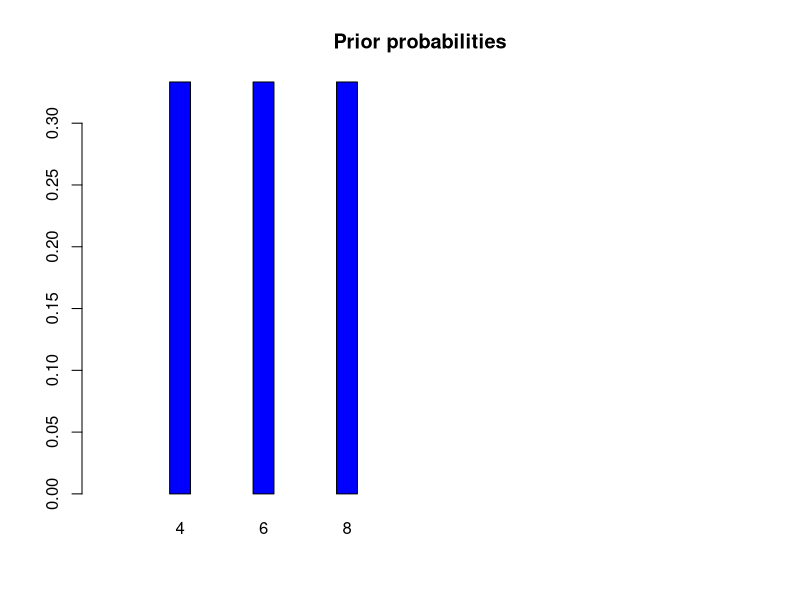
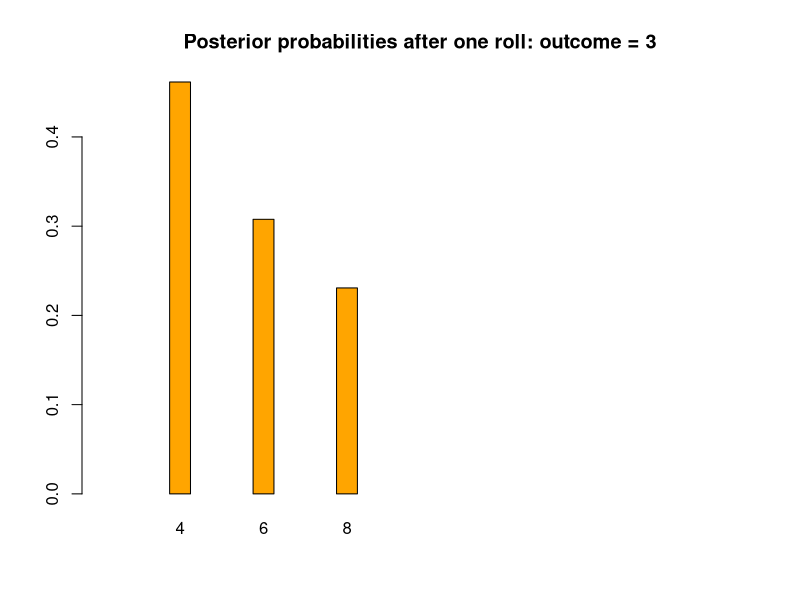
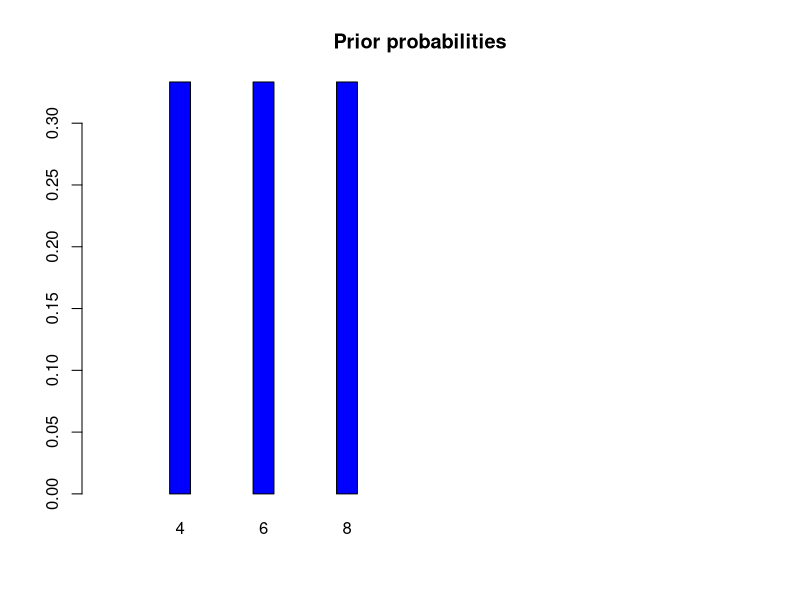
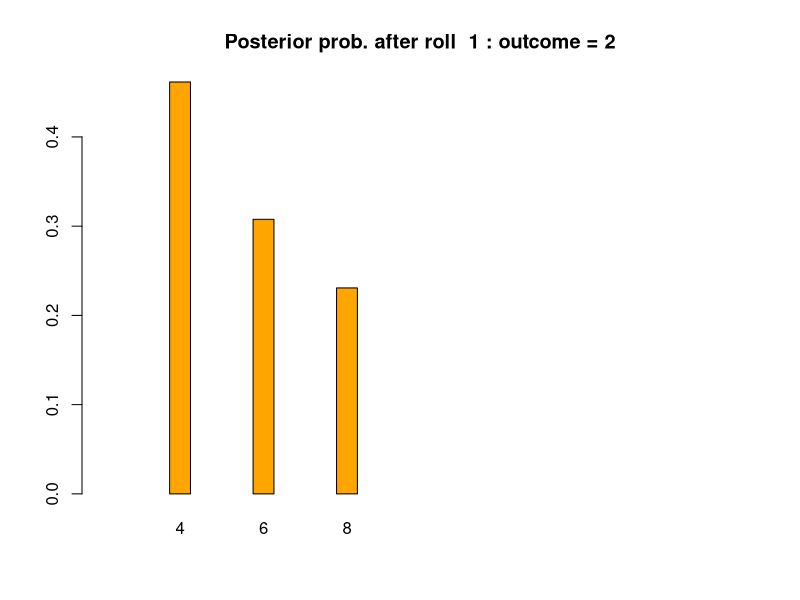
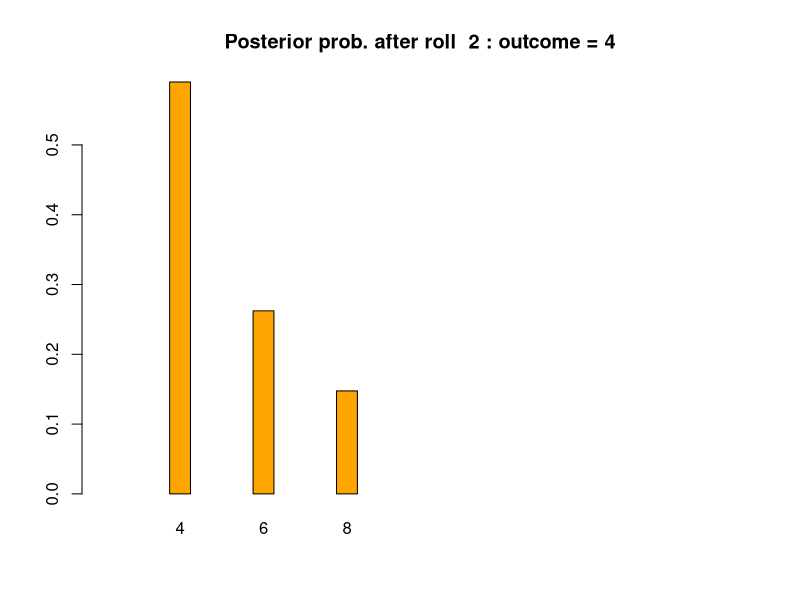
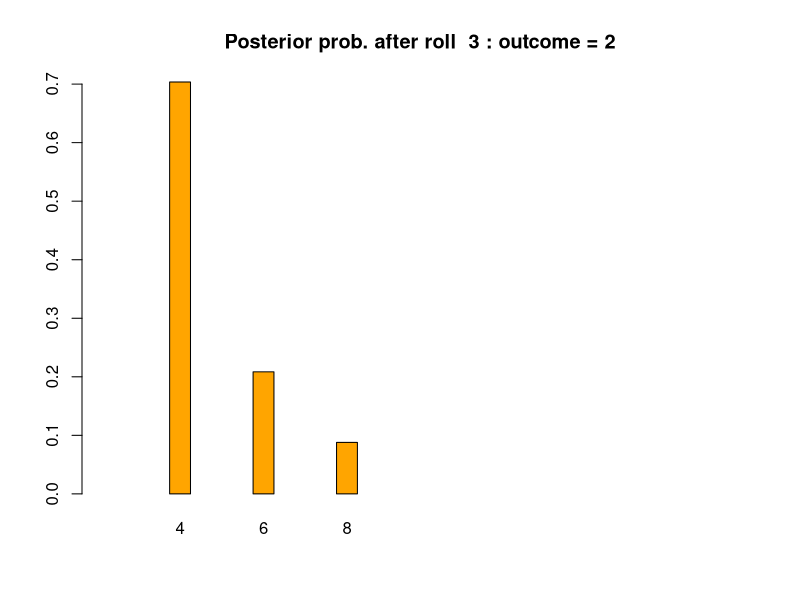
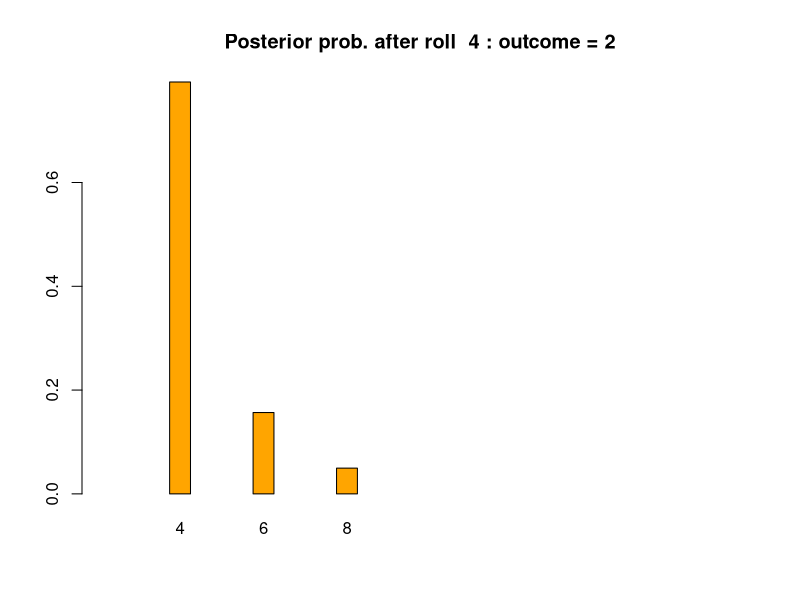
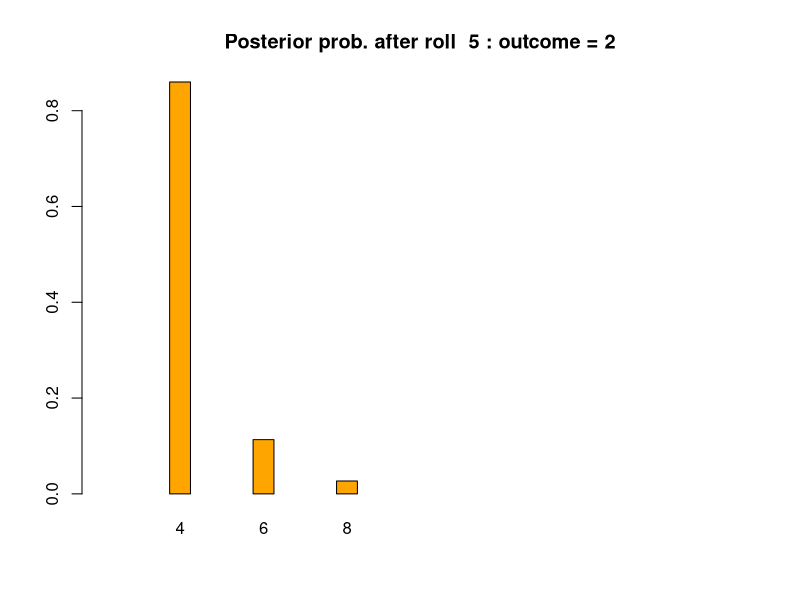

The R script that drew these images, in order:
#---------------------------------------------------------
# File:   mit18_05_s22_studio5-samplecode.r 
# Authors: Jeremy Orloff and Jennifer French
#
# MIT OpenCourseWare: https://ocw.mit.edu
# 18.05 Introduction to Probability and Statistics
# Spring 2022
# For information about citing these materials or our Terms of Use, visit:
# https://ocw.mit.edu/terms.
#
#---------------------------------------------------------
# Sample code for 18.05 Studio 2
#--------------------------------
# K-Sided Dice Example from Lecture 11

# Random process: choose among K-sided Dies at random and roll the die
# Conduct Bayesian analysis inferring the chosen die type using outcomes of sample rolls

# For this sample code we will assume there are 3 types of dice. In the studio we will allow 5 types of dice
DICE = c(4, 6, 8)
DICE_TYPES = c('D4', 'D6', 'D8')

#--------------------------------
# Example 1: Updating after one roll
#--------------------------------
cat('---------------------\n')
cat('Example 1\n')
# 4, 6 and 8 sided dice, equally likely to be chosen
prior = c(1/3, 1/3, 1/3)

# Build likelihood table: 3 dice x 8 possible outcomes
# First create the table with all 0's
likelihood_table = matrix(0, nrow=3, ncol=8)
# Name the rows and columns
rownames(likelihood_table) = DICE_TYPES
colnames(likelihood_table) = 1:8

# Make the probabilities (rows) for each die separately.
# (We could have done this in a loop)
# 4-sided die; outcomes 1-4 are set to 1/4;
# outcomes 5-8 are left at 0. The other dice are similar
likelihood_table[1,1:4] = 1/4
likelihood_table[2,1:6] = 1/6
likelihood_table[3,1:8] = 1/8

print(likelihood_table, digits=3)

# We can make a bar plot of the prior probabilities
title = "Prior probabilities"
barplot(prior, col='blue', width=rep(0.1, 5), xlim=c(0,3),space=3, names=DICE, main=title)

# Choose die according to prior distribution
random_die = sample(DICE, 1, prob=prior)
cat('random_die:', random_die, '\n')

# roll the die once
x = sample(1:random_die, size=1, replace=TRUE)
print(x)

# Choose the likelihood column for x
likelihood = likelihood_table[,x]
print(likelihood)

# Do an update
bayes_numerator = prior*likelihood
posterior = bayes_numerator/sum(bayes_numerator)

# Print a bar plot of the
title = paste("Posterior probabilities after one roll: outcome =", x)
barplot(posterior, col='orange', width=rep(0.1, 5), xlim=c(0,3), space=3, names=DICE, main=title)

#-------------------------------------
# Storing the entire table in a data frame
# This is not used in studio 5. We left it in 
# the sample code in case you're interested

# print(bayes_table) will give you a nice
# printout of our usual Bayesian update table

# Data frames have named columns, the syntax is name = values.
# So dice = DICE creates a column named 'dice' with values
# from the DICE vector.
# (They don't need to be the same name, e.g.
# 'platonicSolids' = DICE would create a column
# called 'platonicSolids' with values from the DICE
# vector.)

bayes_table = data.frame(
  dice=DICE,
  prior=prior,
  likelihood=likelihood,
  bayesNumer=bayes_numerator,
  posterior=posterior
)
title = paste("Bayes table after one roll: roll =", x)
print(title)
print(bayes_table)


#--------------------------------
# Example 2: Roll the chosen die multiple times
#--------------------------------
plot_individual_posteriors = TRUE

cat('---------------------\n')
cat('Example 2\n')

# To keep this part self-contained we repeat the setup above
nrolls = 20  #roll the die nrolls times
prior = c(1/3, 1/3, 1/3)

# Build likelihood table: 3 dice x 8 possible outcomes
# First create the table with all 0s
likelihood_table = matrix(0, nrow=3, ncol=8)
# Make the probabilities (rows) for each die separately.
# (We could have done this in a loop)
# 4-sided die; outcomes 1-4 are set to 1/4;
# outcomes 5-8 are left at 0. The other dice are similar
likelihood_table[1,1:4] = 1/4
likelihood_table[2,1:6] = 1/6
likelihood_table[3,1:8] = 1/8

# Choose die according to prior distribution
random_die = sample(DICE, 1, prob=prior)

# Get all the data at once
data_rolls = sample(1:random_die, size=nrolls, replace=TRUE)

if (plot_individual_posteriors) {
  # Plot the prior
  title = "Prior probabilities"
  barplot(prior, col='blue', width=rep(0.1, 5), xlim=c(0, 3), space=3, names=DICE, main=title)
}

# Initialize matrix whose jth column will store
# the posterior distribution after updating the jth roll
# We will use this to make a nifty stacked bar plot at the end
posterior_mat = matrix(NA, nrow=length(DICE), ncol=nrolls )

# NOTATIONAL WARNING: In R it is common to use dot notation.
# For example, prior.jroll. If you have used other languages
# you might think this means prior is a class or some other
# structure and jroll is a property of prior. This is NOT
# the case. The dot is just a character that can be used
# in variable names.
# Set the first prior
prior.jroll = prior

# Go throught the update process for each roll
for (jroll in 1:nrolls){
  x.jroll = data_rolls[jroll]

  likelihood.jroll = likelihood_table[,x.jroll]
  bayes_numerator.jroll = prior.jroll * likelihood.jroll
  posterior.jroll = bayes_numerator.jroll/sum(bayes_numerator.jroll)

  # store the posterior
  posterior_mat[,jroll] = posterior.jroll

  if (plot_individual_posteriors) {
    # plot the posterior
    title = paste("Posterior prob. after roll ", jroll, ": outcome =", x.jroll)
    barplot(posterior.jroll, col='orange', width=rep(0.1, 5),  xlim=c(0, 3), space=3, names=DICE, main=title)
  }

  # SET THE PRIOR for the next roll
  prior.jroll = posterior.jroll
}
# NOTE: If plot_individual_posteriors = TRUE, there should now be a sequence of barplots -one for each roll-- in the plot window

# STACKED BARPLOT of the prior/posterior distributions
# as a function of the number of rolls
# (cbind --column bind is a easy way to add columns to a matrix)
all_probs = cbind(prior, posterior_mat)

barplot(all_probs, names.arg=c("0(Prior)", c(1:nrolls)), col=rainbow(length(DICE)), border=NA, space=0)

title(xlab="Number of Rolls")
title("Stacked Barplot of Posterior Probabilities")

# Add a legend to the plot
legend("topleft", legend=paste("D", DICE, sep=""),
       col=rainbow(length(DICE)), pch=15, horiz=TRUE, cex=0.8)

# This code will format and print the final posterior
final_posterior = matrix(posterior_mat[,nrolls], nrow=1)
colnames(final_posterior) = DICE_TYPES
cat('The final posterior is\n')
print(final_posterior, digits=4)

cat('The true type of the chosen die is', random_die, 'sided\n')

cat('See plots\n')
